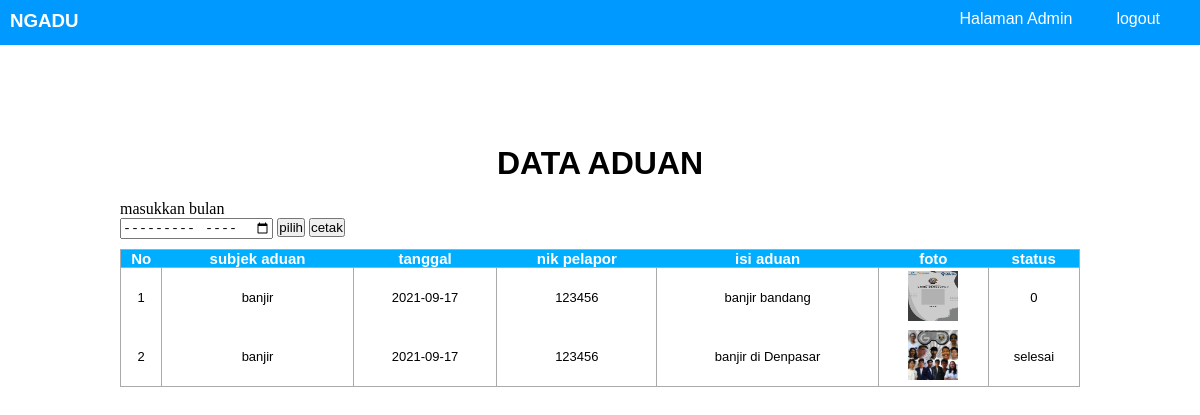
The app's page /public/Admin/laporan (signed in) with its own data.
### tables this page shows
CREATE TABLE `pengaduan` (
  `id_pengaduan` int(11) NOT NULL,
  `tgl_pengaduan` date NOT NULL,
  `nik` char(16) NOT NULL,
  `subjek` varchar(250) NOT NULL,
  `isi_laporan` text NOT NULL,
  `foto` varchar(255) NOT NULL,
  `status` enum('0','proses','selesai') NOT NULL
);

### App/Core/Controller.php (called while the page is built, shortened)
<?php
class Controller{
    public function view($view,$data = []){
        require_once '../App/View/'.$view.'.php';
    }
    public function model($model){
        return new $model;
    }
}
?>

### App/Controller/Admin.php (called while the page is built, shortened)
<?php
class Admin extends Controller{
    public function laporan(){
        $data['pengaduan'] = $this->model("Pengaduan_model")->ambilpengaduan();
        $this->view('Admin/laporan',$data);
    }
}
?>

### App/Core/App.php (called while the page is built, shortened)
<?php
Class App{
    protected $method = 'index';
    protected $param = [];
    public function __construct(){
        $url = $this->parseurl();
        if(file_exists('../App/Controller/'.$url[0].'.php')){
            unset($url[0]);
        }
        $this->controller = new $this->controller;
        if(isset($url[1])){
            if(method_exists($this->controller,$url[1])){
                $this->method = $url[1];
            }
        }
        call_user_func_array([$this->controller,$this->method],$this->param);
    }
    public function parseurl(){
        if(isset($_GET['url'])){
            $url = rtrim($_GET['url'],'/');
            $url = filter_var($url,FILTER_SANITIZE_URL);
            $url = explode('/',$url);
            return $url;
        }
    }
}
?>

### Public/index.php (called while the page is built, shortened)
<?php
$App = new App;
?>

### App/Core/Database.php (called while the page is built, shortened)
<?php
class Database {
    private $host = DB_HOST;
    private $name = DB_NAME;
    private $user = DB_USER;
    private $pass = DB_PASS;
    private $db;
    private $stmt;
    public function __construct(){
        $dsn = "mysql:host=".$this->host.";dbname=".$this->name;
        $options = [
            PDO::ATTR_PERSISTENT => true,
            PDO::ATTR_ERRMODE => PDO::ERRMODE_EXCEPTION
        ];
        try{
            $this->db = new PDO($dsn, $this->user, $this->pass, $options);
        }
        catch(PDOException $e){
            die($e->getMessage());
        }
    }
    public function query($query){
        $this->db->beginTransaction();
        $this->stmt = $this->db->prepare($query);
        try{
            $this->db->commit();
        }
        catch(PDOException $e){
            $this->db->rollback();
            die($e->getMessage());
        }
    }
    public function execute(){
        $this->stmt->execute();
    }
    public function ResultSet(){
        $this->execute();
        return $this->stmt->fetchALL(PDO::FETCH_ASSOC);
    }
}
?>

### App/Model/Pengaduan_model.php (called while the page is built, shortened)
<?php
class Pengaduan_model{
    private $db;
    public function __construct(){
        $this->db = new Database;
    }
    public function ambilpengaduan(){
        $this->db->query("call `ambil_pengaduan`()");
        return $this->db->ResultSet();
    }
    }
?>

### App/View/Admin/laporan.php (the view, shortened to what this page needs)
<!DOCTYPE html>
<html lang="en">
<head>
    <link rel="stylesheet" href="<?=BASEURL;?>/Asset/css/indexTanggapan.css">
</head>
<body>
<div class="header">
    <h3>NGADU</h3>
    <nav>
        <ul>
            <li><a href="<?=BASEURL.'/Admin'?>">Halaman Admin</a></li>
            <li><a href="<?=BASEURL.'/Petugas/logout/'?>">logout</a></li>
        </ul>
    </nav>
</div>
<div class="latar">
<center><h1>DATA ADUAN</h1></center>
<br>
<form method ="POST" class="pilih-bulan">
    <label for="bulan">masukkan bulan</label><br>
    <input type="month" name="bulan" value="<?=isset($_POST['bulan']) ? $_POST['bulan'] :''?>">
    <button type="submit" formaction="<?=BASEURL.'/Admin/pilihan'?>">pilih</button>
    <button type="submit" formmethod="POST" formaction="<?=BASEURL.'/Admin/cetak'?>">cetak</button>
</form>
<table class="paleBlueRows">
<thead>
        <tr>
            <th>No</th>
            <th>subjek aduan</th>
            <th>tanggal</th>
            <th>nik pelapor</th>
            <th>isi aduan</th>
            <th>foto</th>
            <th>status</th>
        </tr>
</thead>
<tbody>
<?php $x=0; foreach($data['pengaduan'] as $pd) :?>
        <tr>
            <td><?= ++$x?></td>
            <td><?= $pd['subjek']?></td>
            <td><?= $pd['tgl_pengaduan']?></td>
            <td><?= $pd['nik']?></td>
            <td><?= $pd['isi_laporan']?></td>
            <td><img style = "width:50px; height:50px" src="<?=BASEURL.'/Asset/image/'.$pd['foto']; ?>"></td>
            <td><?= $pd['status']?></td>
        </tr>
        <?php endforeach;?>
</tbody>
</table>
</div>
</body>
</html>

### Public/Asset/css/indexTanggapan.css (style rules this page uses)
* { padding: 0; margin: 0; }
.header { background-color: rgb(0, 153, 255); padding-top: 10px; padding-left: 10px; padding-bottom: 5px; height: 30px; }
h3 { color: white; float: left; font-family: Verdana, Geneva, Tahoma, sans-serif; }
nav ul { float: right; }
nav li { display: inline; }
nav li a { color: white; margin-right: 40px; text-decoration: none; font-family: Verdana, Geneva, Tahoma, sans-serif; }
.latar { margin-top: 100px; height: 100vh; }
.latar h1 { font-family: Verdana, Geneva, Tahoma, sans-serif; }
table.paleBlueRows { font-family: Arial, Helvetica, sans-serif; margin: auto; width: 80%; text-align: center; border-collapse: collapse; }
table.paleBlueRows td { border-right: 1px solid #AAAAAA; border-left: 1px solid #AAAAAA; padding: 3px 2px; }
table.paleBlueRows { border-bottom: 1px solid #AAAAAA; border-right: 1px solid #AAAAAA; border-left: 1px solid #AAAAAA; border-top: 1px solid #AAAAAA; }
table.paleBlueRows tbody td { font-size: 13px; }
table.paleBlueRows thead { background: #00aeff; border-bottom: 1px solid #AAAAAA; }
table.paleBlueRows thead th { font-size: 15px; font-weight: bold; color: #FFFFFF; text-align: center; }
.pilih-bulan { margin-left: 10%; margin-bottom: 10px; }

### records on screen
pengaduan: subjek "banjir", tgl_pengaduan "2021-09-17", nik "123456", isi_laporan "banjir bandang", foto (picture), status "0"
pengaduan: subjek "banjir", tgl_pengaduan "2021-09-17", nik "123456", isi_laporan "banjir di Denpasar", foto (picture), status "selesai"
